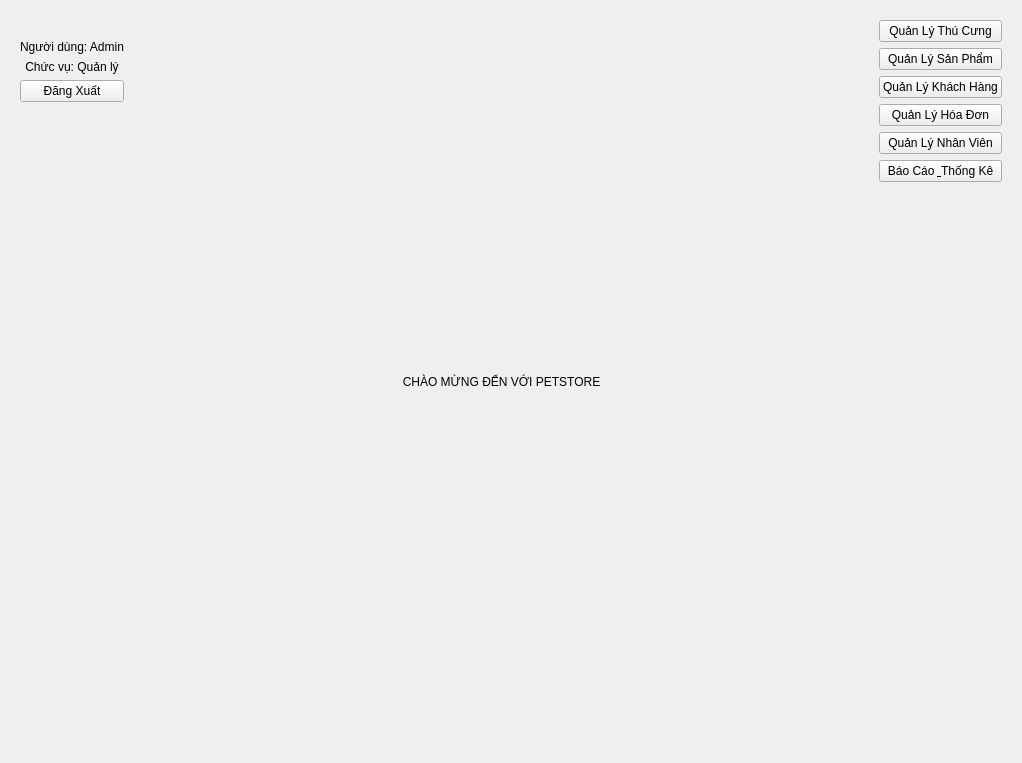
<?xml version="1.0" encoding="UTF-8"?>
<ui version="4.0">
 <class>MainWindow</class>
 <widget class="QWidget" name="MainWindow">
  <property name="geometry">
   <rect>
    <x>0</x>
    <y>0</y>
    <width>1022</width>
    <height>763</height>
   </rect>
  </property>
  <property name="windowTitle">
   <string>PetStore Management System</string>
  </property>
  <layout class="QHBoxLayout" name="horizontalLayout">
   <item>
    <widget class="QFrame" name="userInfoFrame">
     <layout class="QVBoxLayout" name="userLayout">
      <item>
       <widget class="QLabel" name="userAvatar">
        <property name="text">
         <string/>
        </property>
        <property name="pixmap">
         <pixmap>avatar.png</pixmap>
        </property>
        <property name="alignment">
         <set>Qt::AlignCenter</set>
        </property>
       </widget>
      </item>
      <item>
       <widget class="QLabel" name="userName">
        <property name="text">
         <string>Người dùng: Admin</string>
        </property>
        <property name="alignment">
         <set>Qt::AlignCenter</set>
        </property>
       </widget>
      </item>
      <item>
       <widget class="QLabel" name="Role">
        <property name="text">
         <string>Chức vụ: Quản lý</string>
        </property>
        <property name="alignment">
         <set>Qt::AlignCenter</set>
        </property>
       </widget>
      </item>
      <item>
       <widget class="QPushButton" name="logoutButton">
        <property name="text">
         <string>Đăng Xuất</string>
        </property>
       </widget>
      </item>
      <item>
       <spacer name="verticalSpacer">
        <property name="orientation">
         <enum>Qt::Vertical</enum>
        </property>
        <property name="sizeHint" stdset="0">
         <size>
          <width>20</width>
          <height>40</height>
         </size>
        </property>
       </spacer>
      </item>
     </layout>
    </widget>
   </item>
   <item>
    <widget class="QStackedWidget" name="mainContent">
     <property name="currentIndex">
      <number>0</number>
     </property>
     <widget class="QWidget" name="homePage">
      <layout class="QVBoxLayout" name="homeLayout">
       <item>
        <widget class="QLabel" name="welcomeLabel">
         <property name="text">
          <string>CHÀO MỪNG ĐẾN VỚI PETSTORE</string>
         </property>
         <property name="alignment">
          <set>Qt::AlignCenter</set>
         </property>
        </widget>
       </item>
      </layout>
     </widget>
     <widget class="QWidget" name="petManagementPage"/>
     <widget class="QWidget" name="productManagementPage"/>
     <widget class="QWidget" name="customerManagementPage"/>
     <widget class="QWidget" name="invoiceManagementPage"/>
     <widget class="QWidget" name="employeeManagementPage"/>
     <widget class="QWidget" name="reportManagementPage"/>
    </widget>
   </item>
   <item>
    <widget class="QFrame" name="menuFrame">
     <layout class="QVBoxLayout" name="menuLayout">
      <item>
       <widget class="QPushButton" name="btnPetManagement">
        <property name="text">
         <string>Quản Lý Thú Cưng</string>
        </property>
       </widget>
      </item>
      <item>
       <widget class="QPushButton" name="btnProductManagement">
        <property name="text">
         <string>Quản Lý Sản Phẩm</string>
        </property>
       </widget>
      </item>
      <item>
       <widget class="QPushButton" name="btnCustomerManagement">
        <property name="text">
         <string>Quản Lý Khách Hàng</string>
        </property>
       </widget>
      </item>
      <item>
       <widget class="QPushButton" name="btnInvoiceManagement">
        <property name="text">
         <string>Quản Lý Hóa Đơn</string>
        </property>
       </widget>
      </item>
      <item>
       <widget class="QPushButton" name="btnEmployeeManagement">
        <property name="text">
         <string>Quản Lý Nhân Viên</string>
        </property>
       </widget>
      </item>
      <item>
       <widget class="QPushButton" name="btnReportManagement">
        <property name="text">
         <string>Báo Cáo &amp; Thống Kê</string>
        </property>
       </widget>
      </item>
      <item>
       <spacer name="menuSpacer">
        <property name="orientation">
         <enum>Qt::Vertical</enum>
        </property>
        <property name="sizeHint" stdset="0">
         <size>
          <width>20</width>
          <height>40</height>
         </size>
        </property>
       </spacer>
      </item>
     </layout>
    </widget>
   </item>
  </layout>
 </widget>
 <resources/>
 <connections/>
</ui>
